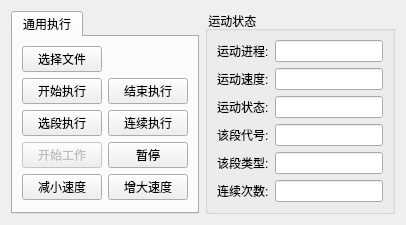
     <widget class="QWidget" name="tab2">
      <attribute name="title">
       <string> 执行 </string>
      </attribute>
      <layout class="QGridLayout" name="gridLayout_11">
       <item row="0" column="0">
        <widget class="QTabWidget" name="tabWidget_2">
         <property name="currentIndex">
          <number>0</number>
         </property>
         <widget class="QWidget" name="tab21">
          <attribute name="title">
           <string>通用执行</string>
          </attribute>
          <layout class="QGridLayout" name="gridLayout_10">
           <item row="2" column="1">
            <widget class="QPushButton" name="pushButton_continous">
             <property name="text">
              <string>连续执行</string>
             </property>
            </widget>
           </item>
           <item row="1" column="0">
            <widget class="QPushButton" name="pushButton_startArc">
             <property name="text">
              <string>开始执行</string>
             </property>
            </widget>
           </item>
           <item row="3" column="0">
            <widget class="QPushButton" name="pushButton_startToWork">
             <property name="enabled">
              <bool>false</bool>
             </property>
             <property name="text">
              <string>开始工作</string>
             </property>
            </widget>
           </item>
           <item row="1" column="1">
            <widget class="QPushButton" name="pushButton_stopWeld">
             <property name="text">
              <string>结束执行</string>
             </property>
            </widget>
           </item>
           <item row="2" column="0">
            <widget class="QPushButton" name="pushButton_chooseSection">
             <property name="text">
              <string>选段执行</string>
             </property>
            </widget>
           </item>
           <item row="4" column="1">
            <widget class="QPushButton" name="pushButton_plusSpeed">
             <property name="text">
              <string>增大速度</string>
             </property>
            </widget>
           </item>
           <item row="3" column="1">
            <widget class="QPushButton" name="pushButton_pause">
             <property name="text">
              <string>暂停</string>
             </property>
            </widget>
           </item>
           <item row="4" column="0">
            <widget class="QPushButton" name="pushButton_minusSpeed">
             <property name="text">
              <string>减小速度</string>
             </property>
            </widget>
           </item>
           <item row="0" column="0">
            <widget class="QPushButton" name="pushButton_chooseFile">
             <property name="text">
              <string>选择文件</string>
             </property>
            </widget>
           </item>
          </layout>
         </widget>
        </widget>
       </item>
       <item row="0" column="1">
        <widget class="QGroupBox" name="groupBox_2">
         <property name="sizePolicy">
          <sizepolicy hsizetype="Preferred" vsizetype="Preferred">
           <horstretch>0</horstretch>
           <verstretch>0</verstretch>
          </sizepolicy>
         </property>
         <property name="title">
          <string> 运动状态</string>
         </property>
         <layout class="QVBoxLayout" name="verticalLayout_11">
          <item>
           <layout class="QHBoxLayout" name="horizontalLayout_18">
            <item>
             <widget class="QLabel" name="label_29">
              <property name="text">
               <string>运动进程:</string>
              </property>
             </widget>
            </item>
            <item>
             <widget class="QLineEdit" name="lineEdit_actionStatus">
              <property name="sizePolicy">
               <sizepolicy hsizetype="Preferred" vsizetype="Fixed">
                <horstretch>0</horstretch>
                <verstretch>0</verstretch>
               </sizepolicy>
              </property>
              <property name="focusPolicy">
               <enum>Qt::NoFocus</enum>
              </property>
              <property name="alignment">
               <set>Qt::AlignRight|Qt::AlignTrailing|Qt::AlignVCenter</set>
              </property>
             </widget>
            </item>
           </layout>
          </item>
          <item>
           <layout class="QHBoxLayout" name="horizontalLayout_19">
            <item>
             <widget class="QLabel" name="label_30">
              <property name="text">
               <string>运动速度:</string>
              </property>
             </widget>
            </item>
            <item>
             <widget class="QLineEdit" name="lineEdit_speed">
              <property name="sizePolicy">
               <sizepolicy hsizetype="Preferred" vsizetype="Fixed">
                <horstretch>0</horstretch>
                <verstretch>0</verstretch>
               </sizepolicy>
              </property>
              <property name="focusPolicy">
               <enum>Qt::NoFocus</enum>
              </property>
              <property name="alignment">
               <set>Qt::AlignRight|Qt::AlignTrailing|Qt::AlignVCenter</set>
              </property>
             </widget>
            </item>
           </layout>
          </item>
          <item>
           <layout class="QHBoxLayout" name="horizontalLayout_20">
            <item>
             <widget class="QLabel" name="label_31">
              <property name="text">
               <string>运动状态:</string>
              </property>
             </widget>
            </item>
            <item>
             <widget class="QLineEdit" name="lineEdit_gunState">
              <property name="sizePolicy">
               <sizepolicy hsizetype="Preferred" vsizetype="Fixed">
                <horstretch>0</horstretch>
                <verstretch>0</verstretch>
               </sizepolicy>
              </property>
              <property name="focusPolicy">
               <enum>Qt::NoFocus</enum>
              </property>
              <property name="alignment">
               <set>Qt::AlignRight|Qt::AlignTrailing|Qt::AlignVCenter</set>
              </property>
             </widget>
            </item>
           </layout>
          </item>
          <item>
           <layout class="QHBoxLayout" name="horizontalLayout_21">
            <item>
             <widget class="QLabel" name="label_32">
              <property name="text">
               <string>该段代号:</string>
              </property>
             </widget>
            </item>
            <item>
             <widget class="QLineEdit" name="lineEdit_sectionNo">
              <property name="sizePolicy">
               <sizepolicy hsizetype="Preferred" vsizetype="Fixed">
                <horstretch>0</horstretch>
                <verstretch>0</verstretch>
               </sizepolicy>
              </property>
              <property name="focusPolicy">
               <enum>Qt::NoFocus</enum>
              </property>
              <property name="alignment">
               <set>Qt::AlignRight|Qt::AlignTrailing|Qt::AlignVCenter</set>
              </property>
             </widget>
            </item>
           </layout>
          </item>
          <item>
           <layout class="QHBoxLayout" name="horizontalLayout_22">
            <item>
             <widget class="QLabel" name="label_33">
              <property name="text">
               <string>该段类型:</string>
              </property>
             </widget>
            </item>
            <item>
             <widget class="QLineEdit" name="lineEdit_sectionType">
              <property name="sizePolicy">
               <sizepolicy hsizetype="Preferred" vsizetype="Fixed">
                <horstretch>0</horstretch>
                <verstretch>0</verstretch>
               </sizepolicy>
              </property>
              <property name="focusPolicy">
               <enum>Qt::NoFocus</enum>
              </property>
              <property name="alignment">
               <set>Qt::AlignRight|Qt::AlignTrailing|Qt::AlignVCenter</set>
              </property>
             </widget>
            </item>
           </layout>
          </item>
          <item>
           <layout class="QHBoxLayout" name="horizontalLayout_23">
            <item>
             <widget class="QLabel" name="label_34">
              <property name="text">
               <string>连续次数:</string>
              </property>
             </widget>
            </item>
            <item>
             <widget class="QLineEdit" name="lineEdit_times">
              <property name="sizePolicy">
               <sizepolicy hsizetype="Preferred" vsizetype="Fixed">
                <horstretch>0</horstretch>
                <verstretch>0</verstretch>
               </sizepolicy>
              </property>
              <property name="focusPolicy">
               <enum>Qt::NoFocus</enum>
              </property>
              <property name="alignment">
               <set>Qt::AlignRight|Qt::AlignTrailing|Qt::AlignVCenter</set>
              </property>
             </widget>
            </item>
           </layout>
          </item>
         </layout>
        </widget>
       </item>
      </layout>
     </widget>
